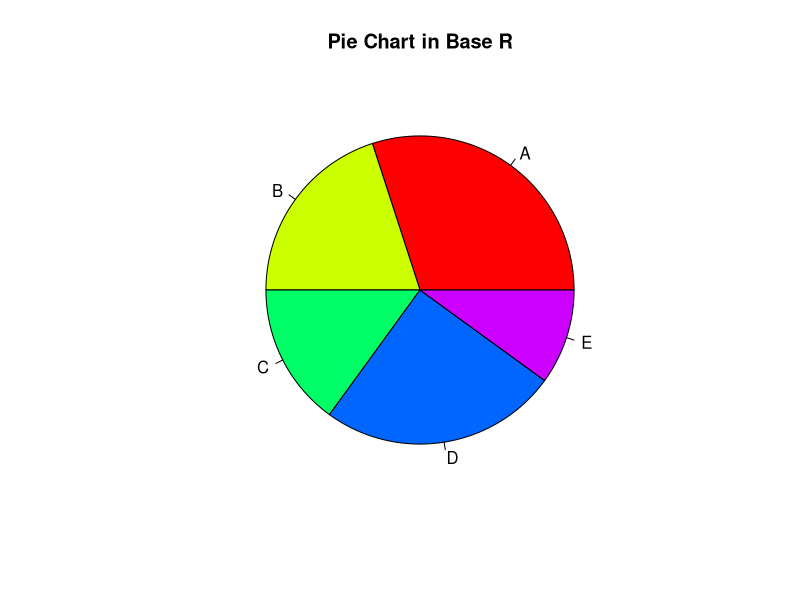

Write R code to recreate this figure.
# Sample data
values <- c(30, 20, 15, 25, 10)
labels <- c("A", "B", "C", "D", "E")

png('pie_chart.png', width = 800, height = 600)

# Create the pie chart
pie(values, labels = labels, col = rainbow(length(values)),
    main = "Pie Chart in Base R")


dev.off()